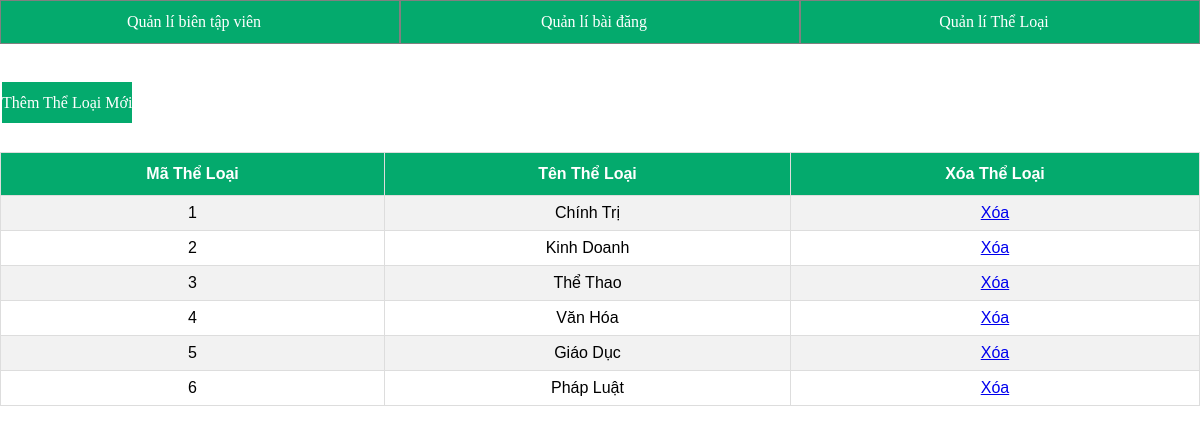
Screenshot of /admin/categories/index.php with the database file from the repository.
### tables this page shows
CREATE TABLE `category` (
  `id` int NOT NULL,
  `name` varchar(200) NOT NULL
);

### admin/categories/index.php (the view, shortened to what this page needs)
<!DOCTYPE html>
<html lang="en">
<head>
    <link rel="stylesheet" href="style.css">
</head>
<body>
    <?php
        include '../connect.php';
        require '../features_of_admin.php';
        $sql = "select * from category";
        $result = mysqli_query($connect, $sql);
    ?>
    <a class="add" href="./insert_form.php">Thêm Thể Loại Mới</a>
    <table id="customers">
        <tr>
            <th>Mã Thể Loại</th>
            <th>Tên Thể Loại</th>
            <th>Xóa Thể Loại</th>
        </tr>
        <?php foreach($result as $each): ?>
        <tr>
            <td><?php echo $each['id'] ?></td>
            <td><?php echo $each['name'] ?></td>
            <td>
                <a href="delete.php?id=<?php echo $each['id'] ?>">Xóa</a>
            </td>
        </tr>
        <?php endforeach ?>
    </table>
</body>
</html>

### admin/staff/style.css (style rules this page uses)
* { margin: 0; padding: 0; border: 0; }
#customers { font-family: Arial, Helvetica, sans-serif; border-collapse: collapse; width: 100%; margin-top: 40px; }
#customers td, #customers th { border: 1px solid #ddd; padding: 8px; text-align: center; }
#customers tr:nth-child(even) { background-color: #f2f2f2; }
#customers th { padding-top: 12px; padding-bottom: 12px; text-align: left; background-color: #04AA6D; color: white; text-align: center; }
.add { text-decoration: none; padding-top: 12px; padding-bottom: 12px; text-align: left; background-color: #04AA6D; color: white; margin: 2px; }

### admin/categories/index.php (style rules this page uses)
* { margin: 0; padding: 0; border: 0; }
#customers { font-family: Arial, Helvetica, sans-serif; border-collapse: collapse; width: 100%; margin-top:40px; }
#customers td, #customers th { border: 1px solid #ddd; padding: 8px; text-align: center; }
#customers tr:nth-child(even) { background-color: #f2f2f2; }
#customers th { padding-top: 12px; padding-bottom: 12px; text-align: left; background-color: #04AA6D; color: white; text-align: center; }
.add { text-decoration:none; padding-top: 12px; padding-bottom: 12px; text-align: left; background-color: #04AA6D; color: white; margin:2px; }

### rows the page displays
category: id "1", name "Chính Trị"
category: id "2", name "Kinh Doanh"
category: id "3", name "Thể Thao"
category: id "4", name "Văn Hóa"
category: id "5", name "Giáo Dục"
category: id "6", name "Pháp Luật"
